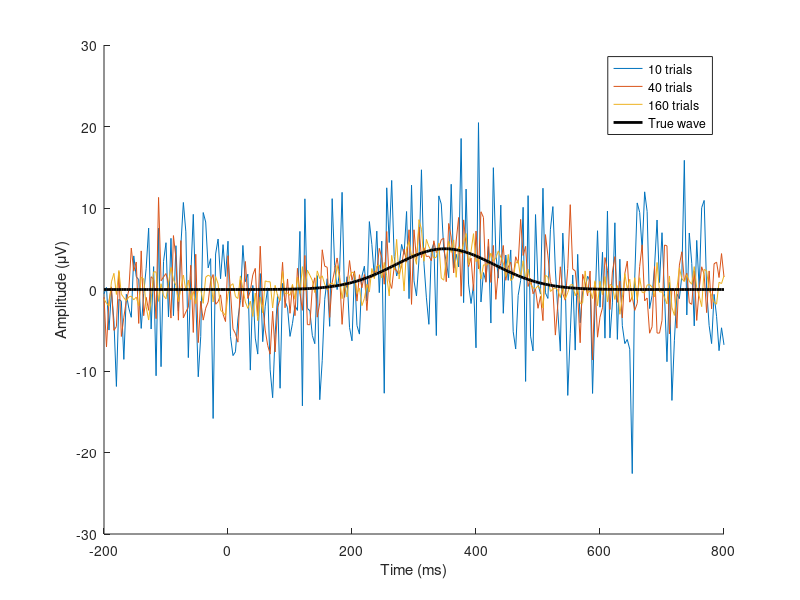

Here is the MATLAB script that generated this plot:
% Copied from lessons/en/00-05-experiment-design.md. The lesson is the reference.
% How the number of trials changes the noise left in an average
srate = 250;                                         % samples per second
t     = -0.2:1/srate:0.8;                            % epoch from -200 to 800 ms
erp   = 5 * exp(-((t - 0.35).^2) / (2*0.08^2));      % P3-like wave, 5 microvolts
rng(1);                                              % same noise on every run

nTrials = [10 40 160];
labels  = cell(1, numel(nTrials));
figure; hold on;
for k = 1:numel(nTrials)
    n      = nTrials(k);
    trials = erp + 20 * randn(n, numel(t));          % same wave + noise on each trial
    avg    = mean(trials, 1);                        % the average across trials
    noise  = std(avg(t < 0));                        % noise left in the pre-stimulus period
    fprintf('%4d trials: noise left = %.2f microvolts\n', n, noise);
    plot(t*1000, avg);
    labels{k} = sprintf('%d trials', n);
end
plot(t*1000, erp, 'k', 'LineWidth', 2);
xlabel('Time (ms)'); ylabel('Amplitude (\muV)');
legend([labels, {'True wave'}]);
